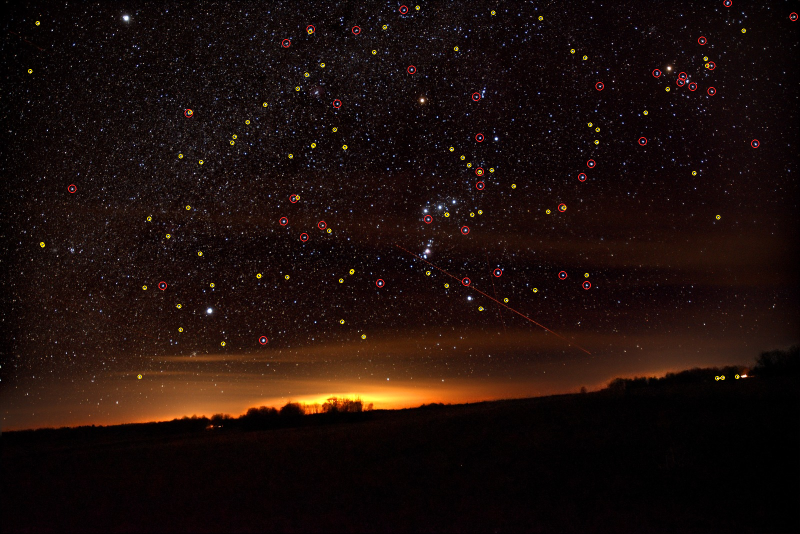
#> input picture orion_detect.png, 1600 x 1068 px, given in place of london_alt70.jpg, which was not available (shown at 1/2 size)
$ python test_prior.py
#> lines starting #> are read from the running program, lines starting #| are printed output that depends on the picture; after the words box and inside, x2 and y2 are one past the last pixel; in counts of white or black regions, pixels touching at a corner belong together; pictures that were not available may be replaced by others from this repository, and a replacement may not be noted
### aerogaze/detect.py
"""Star detection: a grayscale pixel array -> sub-pixel centroids + fluxes.

Input is a numpy array (on-device, Kotlin decodes the bitmap and passes the array,
so we never need Pillow on the phone). Pure numpy -- no scipy -- so it runs unchanged
inside the Android app under Chaquopy (which then only needs numpy).

Method: robust background + MAD threshold, find local maxima (a pixel >= its 8
neighbours and above threshold), reject lone noise spikes, merge peaks that are too
close, then take a flux-weighted sub-pixel centroid in a small window around each.
"""
from __future__ import annotations

import numpy as np


def _neighbor_max(a):
    """Per-pixel maximum over the 8 neighbours (center excluded), -inf at the border."""
    padded = np.pad(a, 1, mode="constant", constant_values=-np.inf)
    h, w = a.shape
    m = np.full_like(a, -np.inf)
    for dy in (0, 1, 2):
        for dx in (0, 1, 2):
            if dy == 1 and dx == 1:
                continue
            m = np.maximum(m, padded[dy:dy + h, dx:dx + w])
    return m


def detect_stars(image, thresh_sigma=5.0, max_stars=40, min_area=2, merge_radius=2.5,
                 window=3):
    """Detect stars in a grayscale image.

    Returns (uv, flux) sorted brightest-first: ``uv`` is (N, 2) of (col, row)
    sub-pixel centroids, ``flux`` is (N,) integrated background-subtracted flux.
    """
    img = np.asarray(image, dtype=float)
    if img.ndim == 3:                                  # collapse colour to luminance
        img = img.mean(axis=2)
    h, w = img.shape

    # robust background + noise via the median and the MAD
    bg = np.median(img)
    mad = np.median(np.abs(img - bg)) + 1e-9
    sigma = 1.4826 * mad
    resid = img - bg
    thresh = thresh_sigma * sigma

    # local maxima above threshold
    peak_mask = (resid > thresh) & (resid >= _neighbor_max(resid))
    ys, xs = np.where(peak_mask)
    if len(ys) == 0:
        return np.empty((0, 2)), np.empty((0,))

    pk = resid[ys, xs]
    order = np.argsort(pk)[::-1]                        # brightest peaks first
    ys, xs, pk = ys[order], xs[order], pk[order]

    half_t = 0.5 * thresh
    cx_l, cy_l, fl_l, py_l, px_l = [], [], [], [], []
    for py, px in zip(ys, xs):
        # reject lone noise spikes: need >= min_area significant pixels in the 3x3
        y0, y1 = max(0, py - 1), min(h, py + 2)
        x0, x1 = max(0, px - 1), min(w, px + 2)
        if (resid[y0:y1, x0:x1] > half_t).sum() < min_area:
            continue
        # drop peaks merged into a brighter, already-accepted one
        if py_l and np.min((np.array(py_l) - py) ** 2 + (np.array(px_l) - px) ** 2) \
                < merge_radius ** 2:
            continue
        # flux-weighted sub-pixel centroid in a window
        wy0, wy1 = max(0, py - window), min(h, py + window + 1)
        wx0, wx1 = max(0, px - window), min(w, px + window + 1)
        win = np.clip(resid[wy0:wy1, wx0:wx1], 0, None)
        rows = np.arange(wy0, wy1)[:, None]
        cols = np.arange(wx0, wx1)[None, :]
        f = win.sum()
        if f <= 0:
            continue
        cy_l.append(float((win * rows).sum() / f))
        cx_l.append(float((win * cols).sum() / f))
        fl_l.append(float(f))
        py_l.append(py)
        px_l.append(px)

    if not fl_l:
        return np.empty((0, 2)), np.empty((0,))
    cx = np.array(cx_l)
    cy = np.array(cy_l)
    flux = np.array(fl_l)
    order = np.argsort(flux)[::-1][:max_stars]
    uv = np.stack([cx[order], cy[order]], axis=1)
    return uv, flux[order]

### quad/quadsolve.py
"""Geometric quad-hash blind solver (astrometry.net-style), laptop proof of concept.

Brightness-independent *matching* via 4-star geometric hash codes. The key to RELIABLE
matching is CANONICAL quads: for a star pair (A,B), the other two stars are the two
BRIGHTEST inside the circle of diameter AB. The image and the catalog then pick the SAME
four stars, so their codes agree. Several magnitude-depth layers handle the unknown
limiting magnitude; scale (FOV) falls out of each match, so there is no FOV sweep.
"""
from __future__ import annotations

import os
import sys

sys.path.insert(0, r"C:\Users\Leo\BlairHacks")

import numpy as np
from scipy.spatial import cKDTree

from aerogaze import geometry
from aerogaze.catalog import load_hyg

CACHE = os.path.join(os.path.dirname(__file__), "cache")
os.makedirs(CACHE, exist_ok=True)
VERSION = "v6union"


# [40 lines left out: functions tangent_project, quad_code, not called in this run]


CAT_SCALES_DEG = (2.0, 3.5, 6.0, 10.0, 17.0, 28.0, 45.0)


# [32 lines left out: function canonical_quads, not called in this run]


class QuadIndex:
    # [29 lines left out: functions __init__, _build, not called in this run]


def build_layers(mags=(4.5, 5.5, 6.5), verify_mag=7.5):
    print("building/loading layers...")
    return [QuadIndex(m, verify_mag) for m in mags]


# [97 lines left out: functions _wahba, _verify, _refine, solve_one, not called in this run]


IMG_RANKS = tuple(range(1, 19))   # dense: the image has few stars, so try every near B


# [179 lines left out: functions canonical_quads_img, _project_dist, _bearings_dist, _verify_dist, _refine_dist, solve_one_dist and 1 more, not called in this run]


# --------------------------------------------------------------------------- #
# sensor-prior WARM-STARTED solve: blind -> local search around a predicted region
# --------------------------------------------------------------------------- #
_CAT = None


def _catalog(verify_mag=8.0):
    global _CAT
    from aerogaze.catalog import load_hyg
    if _CAT is None or _CAT[0] < verify_mag:
        _CAT = (verify_mag, load_hyg(mag_limit=verify_mag))
    return _CAT[1]


def predict_boresight(lat_deg, lon_deg, utc, alt_deg, az_deg):
    """Where (RA/Dec) does a camera at (lat,lon) pointed (alt,az) look, at time utc?
    A rough location prior + gravity(alt) + compass(az) + clock => a sky region to search."""
    from aerogaze import astro_lite
    jd = astro_lite.julian_date(utc)
    lst = np.radians((astro_lite.gmst_deg(jd) + lon_deg) % 360.0)
    a, A, phi = np.radians(alt_deg), np.radians(az_deg), np.radians(lat_deg)
    dec = np.arcsin(np.sin(a) * np.sin(phi) + np.cos(a) * np.cos(phi) * np.cos(A))
    H = np.arctan2(-np.sin(A) * np.cos(a),
                   np.cos(phi) * np.sin(a) - np.sin(phi) * np.cos(a) * np.cos(A))
    ra = (lst - H) % (2 * np.pi)
    return float(np.degrees(ra)), float(np.degrees(dec))


class _LocalLayer:
    # [42 lines left out: functions __init__, solve_local, not called in this run]


def solve_prior(uv, flux, w, h, ra0, dec0, radius_deg=18.0,
                fov_grid=(45, 52, 60, 68, 76), roll_step=12, pos_step=6.0,
                match_tol=4.0, match_mag=7.0, verify_mag=8.5, min_match=9):
    """DIRECT attitude search around a sensor/location-derived prior boresight: try
    (RA, Dec, roll, FOV) on a grid, project the local catalog, count star coincidences,
    then refine the winner with distortion. Robust to lens distortion (we project with the
    model) -- this is what cracks wide real photos when a rough pointing prior is known."""
    uv = np.asarray(uv, float)
    if len(uv) < 6:
        return None
    center = geometry.radec_to_vec(np.radians(ra0), np.radians(dec0))
    cat = _catalog(verify_mag)
    near = geometry.angsep(cat.vec, center) <= np.radians(radius_deg + 14.0)
    locvec = cat.vec[near].astype(np.float64)
    locmag = cat.mag[near]
    mvec = locvec[locmag <= match_mag]                 # for the coincidence count
    if len(mvec) < 8:
        return None
    rolls = np.arange(0.0, 360.0, roll_step)
    ras = np.arange(ra0 - radius_deg, ra0 + radius_deg + 1e-3, pos_step)
    decs = np.arange(max(-89.0, dec0 - radius_deg), min(89.0, dec0 + radius_deg) + 1e-3, pos_step)
    cands = []                                          # (count, R, focal) grid candidates
    for fov in fov_grid:
        focal = geometry.focal_px_from_fov(fov, w)
        for ra in ras:
            for dec in decs:
                for roll in rolls:
                    R = geometry.rotation_from_boresight(np.radians(ra), np.radians(dec),
                                                         np.radians(roll))
                    proj, vis = geometry.project(mvec, R, focal, w, h)
                    pv = proj[vis]
                    if len(pv) < 6:
                        continue
                    dmin = np.sqrt(((uv[:, None, :] - pv[None, :, :]) ** 2).sum(-1).min(1))
                    cnt = int((dmin <= match_tol).sum())
                    if cnt >= min_match:
                        cands.append((cnt, R, focal))
    if not cands:
        return None
    # Refine the TOP-K grid candidates with distortion (the true attitude may not be the
    # single highest raw-count cell), and keep the one with the most real inliers.
    cands.sort(key=lambda c: -c[0])
    best = None
    for cnt, R, focal in cands[:10]:
        Rr, fr, k1, k2, n_in, resid_as, rpx = _refine_dist(R, focal, 0.0, 0.0, uv, locvec, w, h, match_tol)
        if best is None or n_in > best["n_inliers"]:
            c = _bearings_dist(np.array([[w / 2.0, h / 2.0]]), fr, k1, k2, w, h)[0] @ Rr.T
            ra, dec = geometry.vec_to_radec(c)
            best = {"R": Rr, "focal": float(fr), "k1": float(k1), "k2": float(k2),
                    "n_inliers": int(n_in), "n_used": int(len(uv)), "grid_matches": cnt,
                    "residual_arcsec": float(resid_as),
                    "fov_deg": float(geometry.fov_deg_from_focal(fr, w)),
                    "center_radec_deg": (float(np.degrees(ra)), float(np.degrees(dec)))}
    return best


# [22 lines left out: function solve, not called in this run]

### aerogaze/geometry.py
"""Shared geometry: unit vectors, rotations, and the gnomonic camera model.

Conventions
-----------
* Celestial frame is ICRS (J2000). A direction is a 3-vector
  ``[cos(dec) cos(ra), cos(dec) sin(ra), sin(dec)]`` (a unit vector on the sphere).
* The camera looks along its local **+Z** axis (the boresight). Image axes are
  **+X right, +Y up** in the camera frame; pixel **v** increases downward, so the
  projection flips Y (standard image convention).
* ``R_cam2sky`` is a 3x3 rotation whose columns are the camera axes expressed in the
  sky frame, so ``sky_vec = R_cam2sky @ cam_vec`` and ``cam_vec = R_cam2sky.T @ sky_vec``.

All angles are radians unless a name ends in ``_deg``. numpy only (Chaquopy-safe).
"""
from __future__ import annotations

import numpy as np


# --------------------------------------------------------------------------- #
# unit vectors <-> spherical coordinates
# --------------------------------------------------------------------------- #
def radec_to_vec(ra, dec):
    """(ra, dec) in radians -> unit vector(s). Accepts scalars or arrays."""
    ra = np.asarray(ra, dtype=float)
    dec = np.asarray(dec, dtype=float)
    cd = np.cos(dec)
    return np.stack([cd * np.cos(ra), cd * np.sin(ra), np.sin(dec)], axis=-1)


# [59 lines left out: functions vec_to_radec, normalize, angsep, rotation_from_boresight, quat_to_matrix, not called in this run]


# --------------------------------------------------------------------------- #
# camera intrinsics + gnomonic (TAN) projection
# --------------------------------------------------------------------------- #
def focal_px_from_fov(fov_deg, width_px):
    """Pixels of focal length from a horizontal field of view."""
    return (width_px / 2.0) / np.tan(np.radians(fov_deg) / 2.0)


def fov_deg_from_focal(focal_px, width_px):
    return np.degrees(2.0 * np.arctan((width_px / 2.0) / focal_px))


# [28 lines left out: functions project, unproject, not called in this run]

### aerogaze/catalog.py
"""Load the HYG v4.1 star catalog into magnitude-filtered ICRS unit vectors.

Only used on the laptop (synthetic rendering + index building). On the phone we ship
the prebuilt index, not the raw CSV. Uses the stdlib ``csv`` module to avoid a pandas
dependency.

HYG column indices used: 0=id, 6=proper(name), 13=mag, 23=rarad, 24=decrad.
"""
from __future__ import annotations

import csv
import os
from dataclasses import dataclass

import numpy as np

from . import geometry

_DEFAULT_PATH = os.path.join(os.path.dirname(__file__), "..", "data", "hygdata_v41.csv")

# column positions in the HYG v4.1 header
_COL_ID = 0
_COL_PROPER = 6
_COL_MAG = 13
_COL_RARAD = 23
_COL_DECRAD = 24


@dataclass
class Catalog:
    """A filtered star catalog as parallel arrays (sorted bright -> faint)."""
    ids: np.ndarray          # (N,) int   HYG id
    ra: np.ndarray           # (N,) float radians
    dec: np.ndarray          # (N,) float radians
    mag: np.ndarray          # (N,) float visual magnitude
    vec: np.ndarray          # (N, 3) float ICRS unit vectors
    names: list              # (N,) proper names ("" if none)

    def __len__(self):
        return len(self.ids)

    # [11 lines left out: functions brightest, _take, not called in this run]


def load_hyg(path=None, mag_limit=6.5):
    """Load and filter the catalog.

    Parameters
    ----------
    path : str, optional
        Path to ``hygdata_v41.csv`` (defaults to the bundled copy in ``data/``).
    mag_limit : float
        Keep stars with visual magnitude <= this. ~6.5 ≈ naked-eye limit; raise it
        (e.g. 8) to model long-exposure phone captures that reach fainter stars.

    Returns a :class:`Catalog` sorted brightest-first, excluding the Sun (id 0).
    """
    if path is None:
        path = _DEFAULT_PATH
    ids, ra, dec, mag, names = [], [], [], [], []
    with open(path, "r", newline="", encoding="utf-8") as fh:
        reader = csv.reader(fh)
        next(reader)  # header
        for row in reader:
            try:
                sid = int(row[_COL_ID])
                if sid == 0:                       # the Sun — not a navigation star
                    continue
                m = float(row[_COL_MAG])
            except (ValueError, IndexError):
                continue
            if m > mag_limit:
                continue
            ids.append(sid)
            ra.append(float(row[_COL_RARAD]))
            dec.append(float(row[_COL_DECRAD]))
            mag.append(m)
            names.append(row[_COL_PROPER])

    ids = np.asarray(ids, dtype=np.int64)
    ra = np.asarray(ra, dtype=float)
    dec = np.asarray(dec, dtype=float)
    mag = np.asarray(mag, dtype=float)

    order = np.argsort(mag)                          # brightest first
    ids, ra, dec, mag = ids[order], ra[order], dec[order], mag[order]
    names = [names[i] for i in order]
    vec = geometry.radec_to_vec(ra, dec)
    return Catalog(ids=ids, ra=ra, dec=dec, mag=mag, vec=vec, names=names)


# [8 lines that do not run on import are left out]

### aerogaze/astro_lite.py
"""Pure-numpy positional astronomy: zenith direction + UTC -> latitude/longitude.

No astropy here so this runs unchanged on-device under Chaquopy. The values are
validated against astropy on the laptop (see tests/test_astro_lite.py).

Core relationship (the whole project)::

    latitude  = Dec of the zenith (in the equator-of-date frame)
    longitude = RA_zenith - GMST(UTC)        # east-positive, normalized to +-180 deg

We precess the ICRS/J2000 zenith vector to the mean equator/equinox of date before
reading off RA/Dec, because over ~26 years since J2000 precession is ~0.36 deg
(~40 km) -- far larger than our error budget. Nutation and the equation of the
equinoxes (~arcsec) are neglected.
"""
from __future__ import annotations

from datetime import datetime, timezone

import numpy as np

from . import geometry

ARCSEC = np.pi / (180.0 * 3600.0)


# --------------------------------------------------------------------------- #
# time
# --------------------------------------------------------------------------- #
def parse_utc(ts):
    """Parse an ISO-8601 UTC timestamp (or pass through a datetime) -> aware UTC."""
    if isinstance(ts, datetime):
        dt = ts
    else:
        s = str(ts).strip().replace("Z", "+00:00")
        dt = datetime.fromisoformat(s)
    if dt.tzinfo is None:
        dt = dt.replace(tzinfo=timezone.utc)
    return dt.astimezone(timezone.utc)


def julian_date(ts):
    """Julian Date (UTC) from an ISO timestamp or datetime."""
    dt = parse_utc(ts)
    y, m = dt.year, dt.month
    if m <= 2:
        y -= 1
        m += 12
    a = y // 100
    b = 2 - a + a // 4
    day_frac = (dt.hour + (dt.minute + (dt.second + dt.microsecond / 1e6) / 60.0) / 60.0) / 24.0
    jd0 = int(365.25 * (y + 4716)) + int(30.6001 * (m + 1)) + dt.day + b - 1524.5
    return jd0 + day_frac


def gmst_deg(jd):
    """Greenwich Mean Sidereal Time in degrees [0, 360) from Julian Date (UTC)."""
    d = jd - 2451545.0
    t = d / 36525.0
    gmst = (280.46061837 + 360.98564736629 * d
            + 0.000387933 * t * t - t * t * t / 38710000.0)
    return gmst % 360.0


# --------------------------------------------------------------------------- #
# precession (IAU 1976, Lieske) : J2000 -> mean equinox of date
# --------------------------------------------------------------------------- #
def _R3(phi):
    c, s = np.cos(phi), np.sin(phi)
    return np.array([[c, s, 0.0], [-s, c, 0.0], [0.0, 0.0, 1.0]])


def _R2(phi):
    c, s = np.cos(phi), np.sin(phi)
    return np.array([[c, 0.0, -s], [0.0, 1.0, 0.0], [s, 0.0, c]])


# [30 lines left out: functions precession_matrix, zenith_to_latlon, latlon_to_zenith_icrs, not called in this run]

### quad/test_prior.py
import sys, time
sys.path.insert(0, r"C:\Users\Leo\BlairHacks"); sys.path.insert(0, r"C:\Users\Leo\BlairHacks\quad")
import numpy as np
from PIL import Image
from aerogaze import detect
import detect2, quadsolve

S = r"C:\Users\Leo\Downloads\aerogaze_test_images\synthetic"
R = r"C:\Users\Leo\Downloads\aerogaze_test_images\real"

print("== LONDON (fails blind) -- direct attitude search around a rough prior ==")
g = np.asarray(Image.open(S + r"\london_alt70.jpg").convert("L")); h, w = g.shape
#> after `g = np.asarray(Image.open(S + '\\london_alt70.jpg').convert('L'))`:
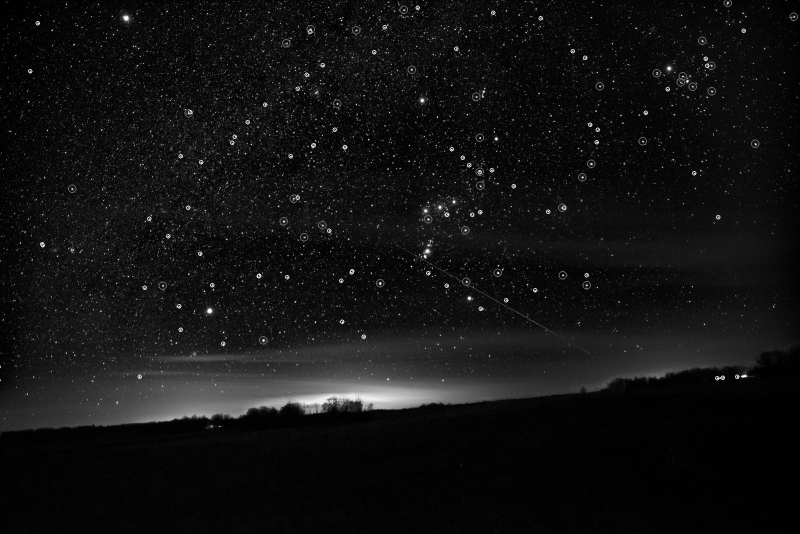
#> g: shape (1068, 1600) (shown at 1/2 size); min 0, max 255, mean 18.1
#> after `h, w = g.shape`: h = 1068; w = 1600
uv, flux = detect.detect_stars(g, max_stars=60, thresh_sigma=4.0)
#> in detect_stars, `bg = np.median(img)`: bg = 10
#> in detect_stars, `mad = np.median(np.abs(img - bg)) + 1e-9`: mad = 7
#> in detect_stars, `sigma = 1.4826 * mad`: sigma = 10.38
#> in detect_stars, `thresh = thresh_sigma * sigma`: thresh = 41.51
#> after the loop in _neighbor_max, `for dy in (0, 1, 2):`:
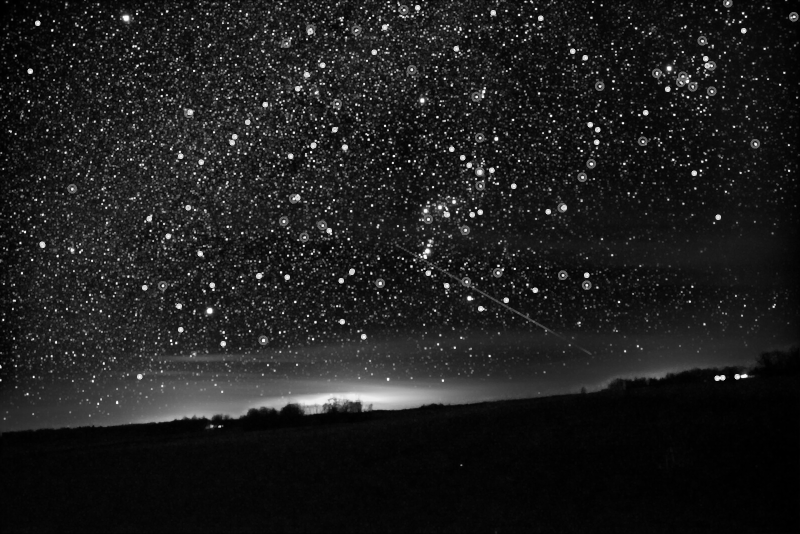
#> m: shape (1068, 1600) float64 (shown at 1/2 size); min -10, max 245, mean 19.8; drawn with min black and max white
#> in detect_stars, `peak_mask = (resid > thresh) & (resid >= _neighbor_max(resid))`:
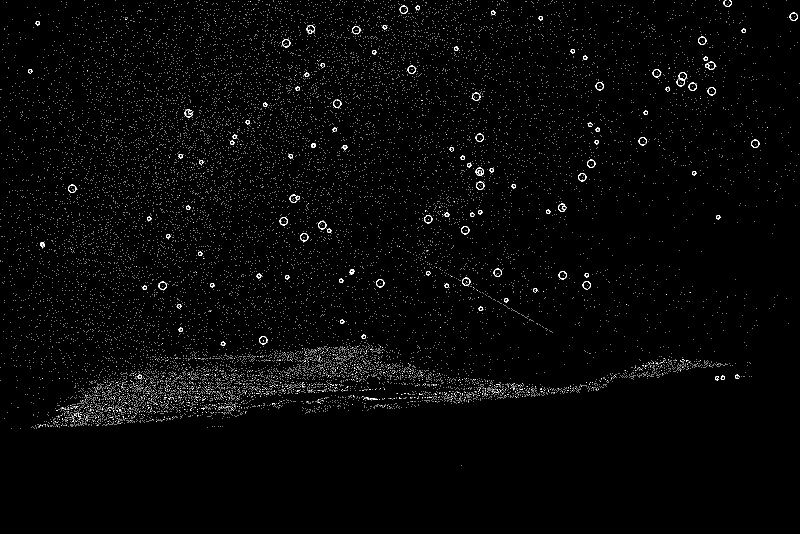
#> peak_mask: shape (1068, 1600) bool (shown at 1/2 size); 1.5% white in thin lines or dots, all inside (x1, y1, x2, y2) = (0, 0, 1599, 931)
#> in detect_stars, `half_t = 0.5 * thresh`: half_t = 20.76
#> the loop in detect_stars, `for py, px in zip(ys, xs):` made 25674 passes
#> (py, px, y0, y1, x0, x1, wy0, wy1) on passes 1, 3, 4: (621, 418, 620, 623, 417, 420, 618, 625), (399, 72, 398, 401, 71, 74, 396, 403), (136, 1336, 135, 138, 1335, 1338, 133, 140)
#> after the loop in detect_stars, `for py, px in zip(ys, xs):`: cx_l = 16186 values, max 1598.4 at index 5883, min 0.0403 at index 6288, mean 619.5; cy_l = 16186 values, max 930 at index 2643, min 0.119 at index 6595, mean 465.4; fl_l = 16186 values, max 11160 at index 3, min 85 at index 14826, mean 1657.8; px_l = 16186 values, max 1598 at index 5883, min 0 at index 1875, mean 619.5; py_l = 16186 values, max 930 at index 2643, min 0 at index 480, mean 465.4
#> in detect_stars, `cx = np.array(cx_l)`: cx has the same summary as cx_l
#> in detect_stars, `cy = np.array(cy_l)`: cy has the same summary as cy_l
#> in detect_stars, `flux = np.array(fl_l)`: flux has the same summary as fl_l
#> in detect_stars, `order = np.argsort(flux)[::-1][:max_stars]`: order = 60 values, max 832 at index 57, min 0 at index 1, mean 543.2
#> in detect_stars, `uv = np.stack([cx[order], cy[order]], axis=1)`: uv = 60 pairs, first value 251.2 to 782, second value 35.94 to 805.9
#> flux = 60 values, max 11160 at index 0, min 9884 at index 59, mean 10638.1
ra0, dec0 = quadsolve.predict_boresight(51.5074, -0.1278, "2026-01-15T22:00:00", 70, 0)
for off in (0.0, 8.0):
    t = time.time()
#> (the run stopped early here; a loop or call above may not have finished)
